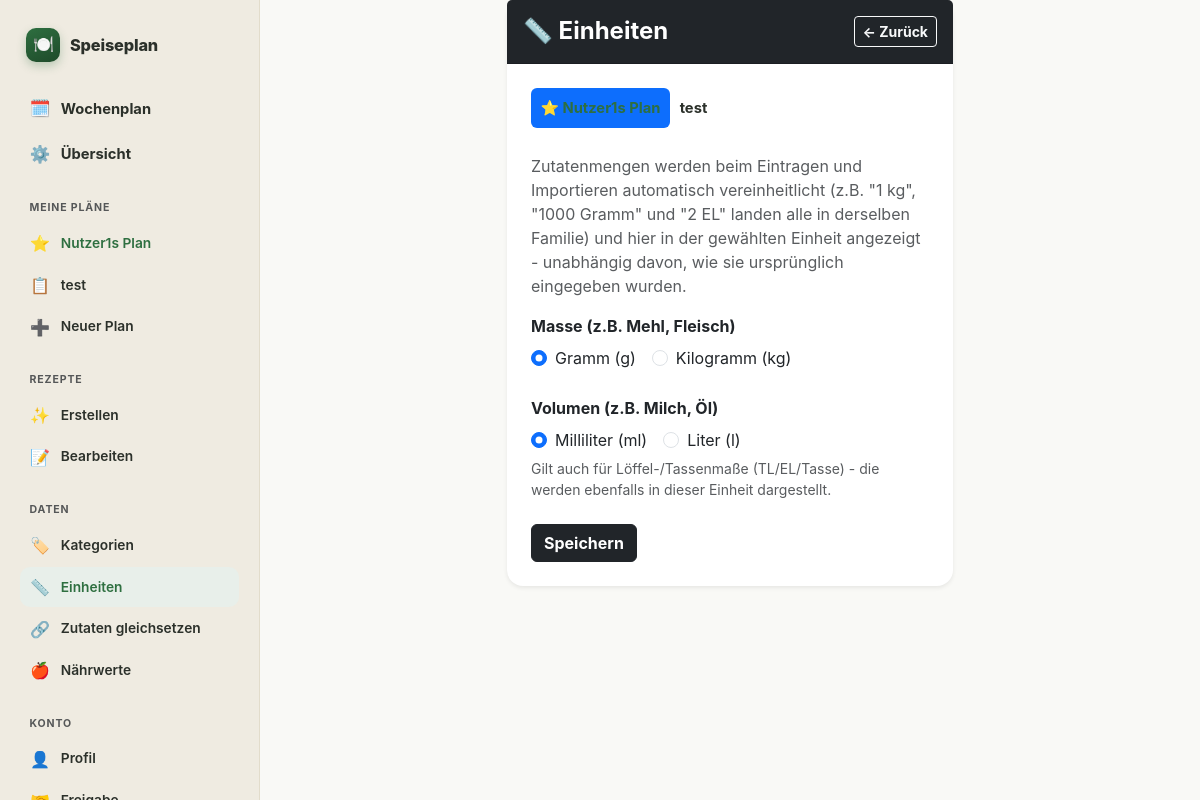
Screenshot of /manage/units (signed in) with the database file from the repository.
### models.py (models this page shows)
class PlanMembership(db.Model):
    id = db.Column(db.Integer, primary_key=True)
    plan_id = db.Column(db.Integer, db.ForeignKey('plan.id'), nullable=False, index=True)
    user_id = db.Column(db.Integer, db.ForeignKey('user.id'), nullable=False, index=True)
    is_starred = db.Column(db.Boolean, default=False, nullable=False)
    show_in_week_overview = db.Column(db.Boolean, default=True, nullable=False)
    __table_args__ = (db.UniqueConstraint('plan_id', 'user_id', name='uq_plan_membership_plan_id_user_id'),)
    plan = db.relationship('Plan')
    user = db.relationship('User')

class Plan(db.Model):
    id = db.Column(db.Integer, primary_key=True)
    name = db.Column(db.String(100), nullable=False)
    owner_user_id = db.Column(db.Integer, db.ForeignKey('user.id'), nullable=False)
    created_at = db.Column(db.DateTime, default=db.func.now())
    owner = db.relationship('User', foreign_keys=[owner_user_id])

class AppSettings(db.Model):
    id = db.Column(db.Integer, primary_key=True)
    plan_id = db.Column(db.Integer, db.ForeignKey('plan.id'), unique=True, nullable=False, index=True)
    mass_unit = db.Column(db.String(10), nullable=False, default='g')
    volume_unit = db.Column(db.String(10), nullable=False, default='ml')

### routes/settings.py (the view)
@settings_bp.route('/manage/units')
def units_view():
    user = current_user()
    plan_id = selected_plan_id(request.args, user)
    settings = get_settings(plan_id)
    return render_template(
        'units_manage.html', settings=settings, plan_id=plan_id, user_plans=user_plan_memberships(user),
        mass_choices=DISPLAY_UNIT_CHOICES[MASS], volume_choices=DISPLAY_UNIT_CHOICES[VOLUME],
    )

### app.py (called while the page is built)
@app.before_request
def require_login():
    if request.endpoint is None or request.endpoint in ('auth.login', 'auth.register', 'static'):
        return None
    if current_user() is None:
        return redirect(url_for('auth.login', next=request.path))
    if current_plan() is None and request.endpoint not in ZERO_PLAN_ALLOWED_ENDPOINTS:
        return redirect(url_for('plan.index'))
    return None

@app.after_request
def set_security_headers(response):
    response.headers['X-Content-Type-Options'] = 'nosniff'
    response.headers['X-Frame-Options'] = 'DENY'
    response.headers['Referrer-Policy'] = 'same-origin'
    response.headers['Permissions-Policy'] = 'geolocation=(), camera=(), microphone=()'
    response.headers['Content-Security-Policy'] = (
        "default-src 'self'; "
        "script-src 'self' 'unsafe-inline'; "
        "style-src 'self' 'unsafe-inline'; "
        "img-src 'self' data:; "
        "frame-ancestors 'none'; "
        "base-uri 'self'; "
        "form-action 'self'"
    )
    return response

@app.context_processor
def inject_css_version():
    css_path = os.path.join(app.static_folder, 'style.css')
    try:
        css_version = int(os.path.getmtime(css_path))
    except OSError:
        css_version = 0
    return {'css_version': css_version}

@app.context_processor
def inject_current_user_and_plans():
    user = current_user()
    if user is None:
        return {'nav_current_user': None, 'nav_current_plan': None, 'nav_user_plans': []}
    return {
        'nav_current_user': user,
        'nav_current_plan': current_plan(),
        'nav_user_plans': user_plan_memberships(user),
    }

@app.context_processor
def inject_shopping_categories():
    return {
        'shopping_categories': SHOPPING_CATEGORIES,
        'shopping_uncategorized': UNCATEGORIZED,
        'pantry_categories': sorted(PANTRY_CATEGORIES),
    }

@app.context_processor
def inject_ingredient_aliases():
    plan = current_plan()
    return {'ingredient_aliases': get_all_aliases(plan.id) if plan else {}}

@app.context_processor
def inject_ingredient_nutrition():
    plan = current_plan()
    return {'ingredient_nutrition': get_all_nutrition_entries(plan.id) if plan else {}}

### services/auth.py (called while the page is built)
def current_user():
    if 'user_id' not in session:
        return None
    if not hasattr(g, '_current_user'):
        g._current_user = User.query.get(session['user_id'])
        if g._current_user is None:
            session.clear()
    return g._current_user

### templates/units_manage.html (shortened to what this page needs)
{% extends 'base.html' %}
{% block content %}
<div class="row justify-content-center">
    <div class="col-12 col-md-6">
        <div class="card shadow-sm border-0">
            <div class="card-header bg-dark text-white py-3 d-flex justify-content-between align-items-center">
                <h4 class="card-title mb-0 fw-bold">📏 Einheiten</h4>
                <a href="/manage" class="btn btn-sm btn-outline-light fw-bold"><- Zurück</a>
            </div>
            <div class="card-body p-4">
                {% if user_plans|length > 1 %}
                <ul class="nav nav-pills mb-4">
                    {% for membership in user_plans %}
                    <li class="nav-item">
                        <a class="nav-link {% if membership.plan_id == plan_id %}active{% endif %}" href="{{ url_for(request.endpoint, plan_id=membership.plan_id) }}">
                            {{ '⭐ ' if membership.is_starred }}{{ membership.plan.name }}
                        </a>
                    </li>
                    {% endfor %}
                </ul>
                {% endif %}
                <p class="text-muted">
                    Zutatenmengen werden beim Eintragen und Importieren automatisch vereinheitlicht
                    (z.B. "1 kg", "1000 Gramm" und "2 EL" landen alle in derselben Familie) und hier
                    in der gewählten Einheit angezeigt - unabhängig davon, wie sie ursprünglich
                    eingegeben wurden.
                </p>
                <form action="/update-units" method="POST">
                    <div class="mb-4">
                        <label class="form-label fw-bold">Masse (z.B. Mehl, Fleisch)</label>
                        <div class="d-flex gap-3">
                            {% for choice in mass_choices %}
                            <div class="form-check">
                                <input class="form-check-input" type="radio" name="mass_unit" id="mass_{{ choice }}" value="{{ choice }}" {% if settings.mass_unit == choice %}checked{% endif %}>
                                <label class="form-check-label" for="mass_{{ choice }}">{{ 'Gramm (g)' if choice == 'g' else 'Kilogramm (kg)' }}</label>
                            </div>
                            {% endfor %}
                        </div>
                    </div>
                    <div class="mb-4">
                        <label class="form-label fw-bold">Volumen (z.B. Milch, Öl)</label>
                        <div class="d-flex gap-3">
                            {% for choice in volume_choices %}
                            <div class="form-check">
                                <input class="form-check-input" type="radio" name="volume_unit" id="volume_{{ choice }}" value="{{ choice }}" {% if settings.volume_unit == choice %}checked{% endif %}>
                                <label class="form-check-label" for="volume_{{ choice }}">{{ 'Milliliter (ml)' if choice == 'ml' else 'Liter (l)' }}</label>
                            </div>
                            {% endfor %}
                        </div>
                        <div class="form-text">Gilt auch für Löffel-/Tassenmaße (TL/EL/Tasse) - die werden ebenfalls in dieser Einheit dargestellt.</div>
                    </div>
                    <button type="submit" class="btn btn-dark fw-bold">Speichern</button>
                </form>
            </div>
        </div>
    </div>
</div>
{% endblock %}

### templates/base.html (shortened to what this page needs)
<!DOCTYPE html>
<html lang="de">
<head>
    <link rel="stylesheet" href="{{ url_for('static', filename='bootstrap.min.css') }}" type="text/css">
    <link rel="stylesheet" href="{{ url_for('static', filename='style.css') }}?v={{ css_version }}" type="text/css">
</head>
<body>
    <div class="app-shell">
        <aside class="app-rail">
            <a class="rail-brand" href="/">
                <span class="mark">🍽️</span>
                <span class="name">Speiseplan</span>
            </a>
            <div class="nav-primary">
                <a class="nav-link {% if request.path == '/' or request.path.startswith('/plan') %}active{% endif %}" href="/"><span class="ic">🗓️</span>Wochenplan</a>
                <a class="nav-link {% if request.path == '/manage' %}active{% endif %}" href="/manage"><span class="ic">⚙️</span>Übersicht</a>
            </div>
            <div class="rail-section">
                <div class="rail-label">Meine Pläne</div>
                {% for membership in nav_user_plans %}
                <form method="POST" action="{{ url_for('auth.switch_plan', plan_id=membership.plan_id) }}">
                    <button type="submit" class="rail-link w-100 text-start border-0 bg-transparent {% if nav_current_plan and membership.plan_id == nav_current_plan.id %}active{% endif %}">
                        <span class="ic">{{ '⭐' if membership.is_starred else '📋' }}</span>{{ membership.plan.name }}
                    </button>
                </form>
                {% endfor %}
                <button type="button" class="rail-link w-100 text-start border-0 bg-transparent" data-bs-toggle="modal" data-bs-target="#createPlanModal">
                    <span class="ic">➕</span>Neuer Plan
                </button>
            </div>
            <div class="rail-section">
                <div class="rail-label">Rezepte</div>
                <a class="rail-link {% if request.path == '/manage/recipe/create' %}active{% endif %}" href="/manage/recipe/create"><span class="ic">✨</span>Erstellen</a>
                <a class="rail-link {% if request.path == '/manage/recipe/edit-list' or request.path.startswith('/manage/recipe/edit/') %}active{% endif %}" href="/manage/recipe/edit-list"><span class="ic">📝</span>Bearbeiten</a>
            </div>
            <div class="rail-section">
                <div class="rail-label">Daten</div>
                <a class="rail-link {% if request.path == '/manage/categories' %}active{% endif %}" href="/manage/categories"><span class="ic">🏷️</span>Kategorien</a>
                <a class="rail-link {% if request.path == '/manage/units' %}active{% endif %}" href="/manage/units"><span class="ic">📏</span>Einheiten</a>
                <a class="rail-link {% if request.path == '/manage/ingredient-aliases' %}active{% endif %}" href="/manage/ingredient-aliases"><span class="ic">🔗</span>Zutaten gleichsetzen</a>
                <a class="rail-link {% if request.path == '/manage/ingredient-nutrition' %}active{% endif %}" href="/manage/ingredient-nutrition"><span class="ic">🍎</span>Nährwerte</a>
            </div>
            <div class="rail-section">
                <div class="rail-label">Konto</div>
                <a class="rail-link {% if request.path == '/manage/account' %}active{% endif %}" href="/manage/account"><span class="ic">👤</span>Profil</a>
                <a class="rail-link {% if request.path == '/manage/sharing' %}active{% endif %}" href="/manage/sharing"><span class="ic">🤝</span>Freigabe</a>
            </div>
        </aside>
        <div class="app-content">
            <div class="container pb-5">
                {% block content %}{% endblock %}
            </div>
        </div>
    </div>
</body>
</html>

### static/style.css (style rules this page uses)
:root { --primary-food: #2E6F40; --primary-dark: #1E4A2A; --accent-warm: #F4C430; --bg-warm: #F9F9F6; --text-dark: #2B302A; --radius-main: 1rem; --card-bg: #ffffff; --border-subtle: #F1F1EE; --scrollbar-thumb: #D1D1CB; --highlight-bg: #E8EFEA; --excluded-bg: #eeeeee; --rail-bg: #EFEBE1; --rail-border: #E2DCCB; }
body { font-family: 'Plus Jakarta Sans', sans-serif; background-color: var(--bg-warm); color: var(--text-dark); }
.app-shell { display: grid; grid-template-columns: 260px 1fr; min-height: 100vh; }
.app-content { min-width: 0; }
.app-rail { background: var(--rail-bg); border-right: 1px solid var(--rail-border); padding: 1.75rem 1.25rem 1.5rem; display: flex; flex-direction: column; position: sticky; top: 0; height: 100vh; overflow-y: auto; }
.rail-brand { display: flex; align-items: center; gap: 0.6rem; padding: 0 0.4rem; margin-bottom: 1.6rem; text-decoration: none; color: var(--text-dark); }
.rail-brand .mark { width: 34px; height: 34px; border-radius: 10px; background: linear-gradient(155deg, var(--primary-food), var(--primary-dark)); display: flex; align-items: center; justify-content: center; font-size: 1.05rem; box-shadow: 0 4px 10px rgba(46, 111, 64, 0.28); flex-shrink: 0; }
.rail-brand .name { font-weight: 800; font-size: 1.02rem; letter-spacing: -0.01em; }
.nav-primary { margin-bottom: 1.4rem; }
.nav-link { display: flex; align-items: center; gap: 0.65rem; padding: 0.55rem 0.6rem; border-radius: 10px; color: var(--text-dark) !important; text-decoration: none; font-weight: 700; font-size: 0.92rem; margin-bottom: 0.15rem; }
.nav-link .ic { font-size: 1.05rem; width: 1.3rem; text-align: center; flex-shrink: 0; }
.nav-link.active { background: var(--highlight-bg); color: var(--primary-food) !important; }
.rail-section { margin-bottom: 1.5rem; }
.rail-label { font-size: 0.66rem; font-weight: 700; letter-spacing: 0.08em; text-transform: uppercase; color: var(--bs-secondary-color); padding: 0 0.6rem; margin-bottom: 0.45rem; }
.rail-link { display: flex; align-items: center; gap: 0.65rem; padding: 0.5rem 0.6rem; border-radius: 10px; color: var(--text-dark); text-decoration: none; font-weight: 600; font-size: 0.86rem; margin-bottom: 0.1rem; }
.rail-link .ic { font-size: 1rem; width: 1.3rem; text-align: center; flex-shrink: 0; }
.rail-link.active { background: var(--highlight-bg); color: var(--primary-food); }
.card { border: none !important; border-radius: var(--radius-main); box-shadow: 0 8px 24px rgba(0, 0, 0, 0.04); background-color: var(--card-bg); }

### templates/base.html (style rules this page uses)
body { font-family: -apple-system, BlinkMacSystemFont, "Segoe UI", Roboto, Helvetica, Arial, sans-serif; }

### rows the page displays
PlanMembership: is_starred "⭐", plan.name "Nutzer1s Plan"
PlanMembership: is_starred "📋", plan.name "test"
AppSettings: mass_unit "☑ Gramm (g)" "☐ Kilogramm (kg)", volume_unit "☑ Milliliter (ml)" "☐ Liter (l)"

### other values shown
{{ 'Gramm (g)' if choice == 'g' else 'Kilogramm (kg)' }} "Gramm (g)" "Kilogramm (kg)"
{{ 'Milliliter (ml)' if choice == 'ml' else 'Liter (l)' }} "Milliliter (ml)" "Liter (l)"
